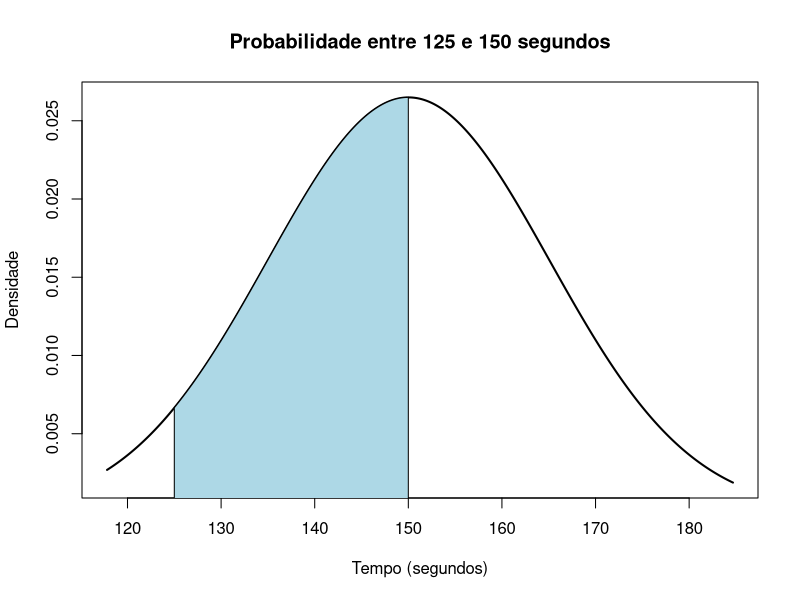
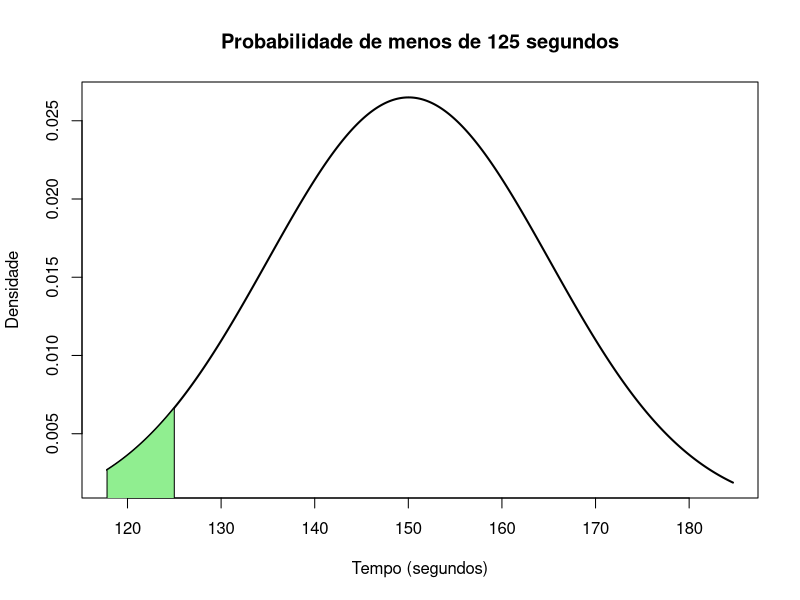
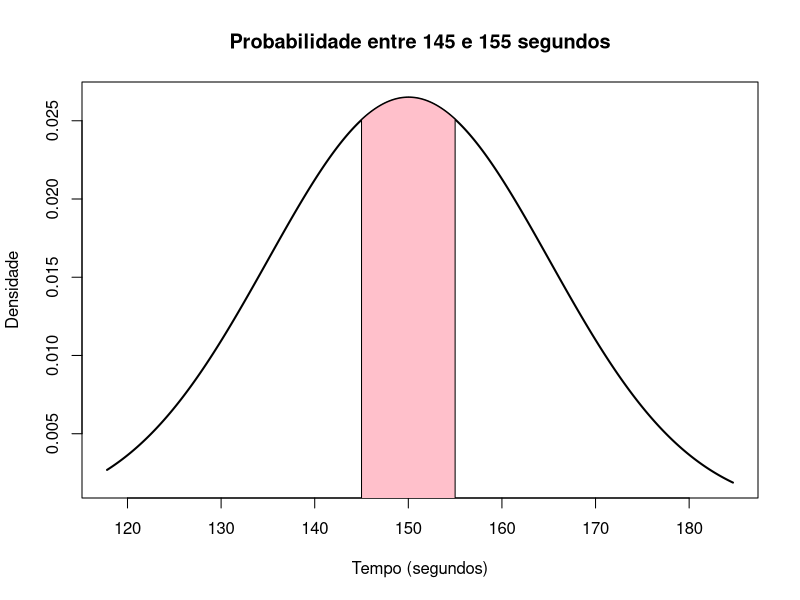
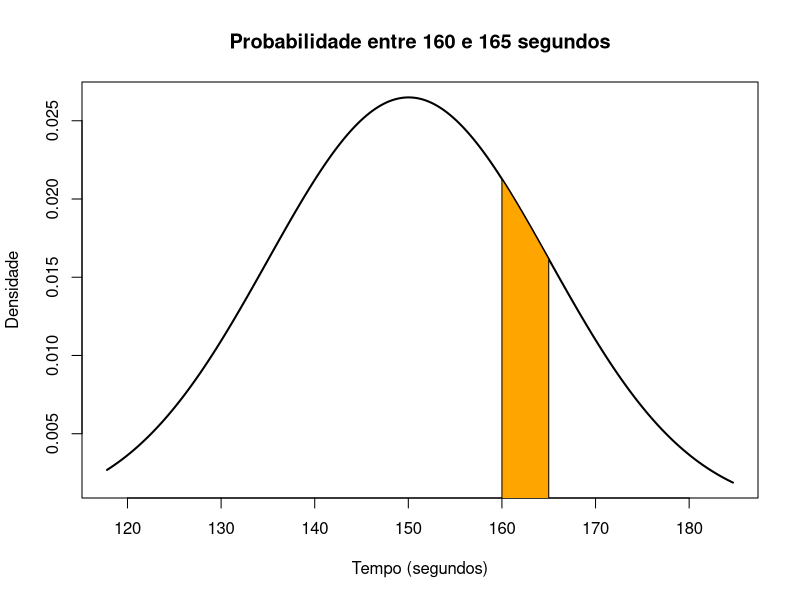
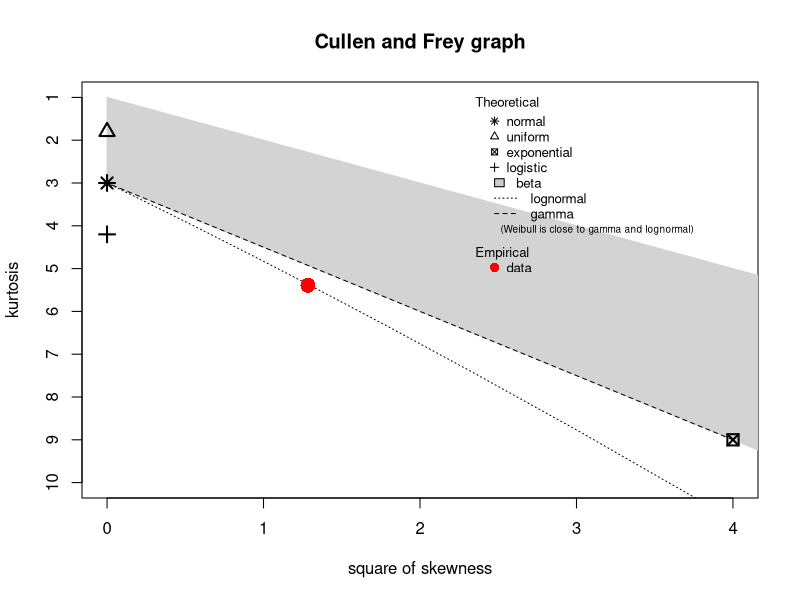
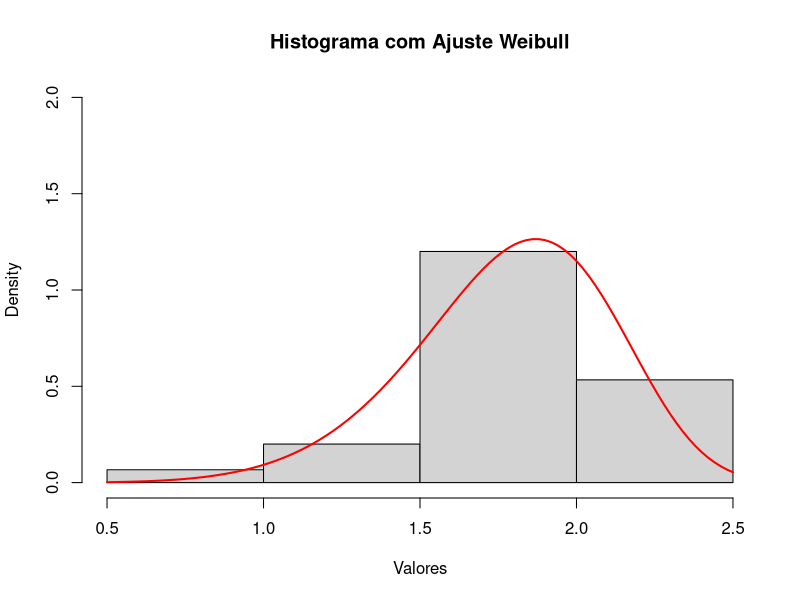
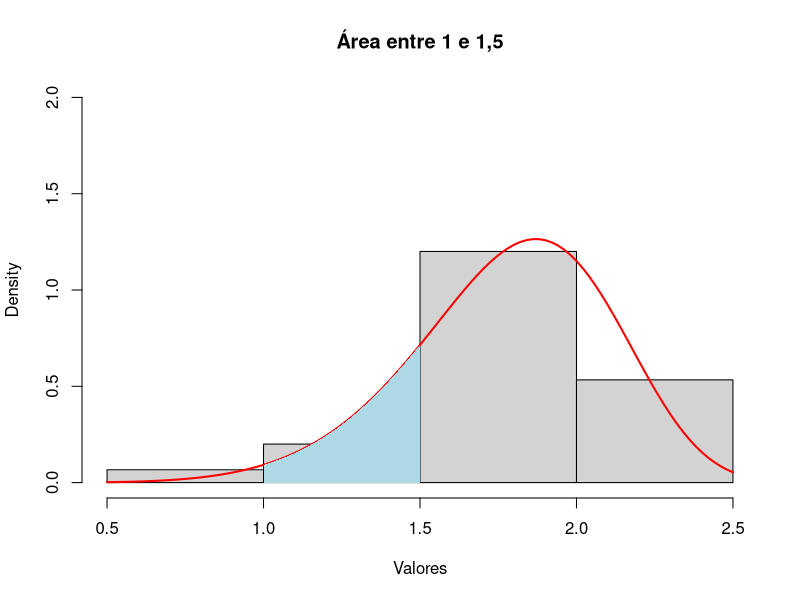
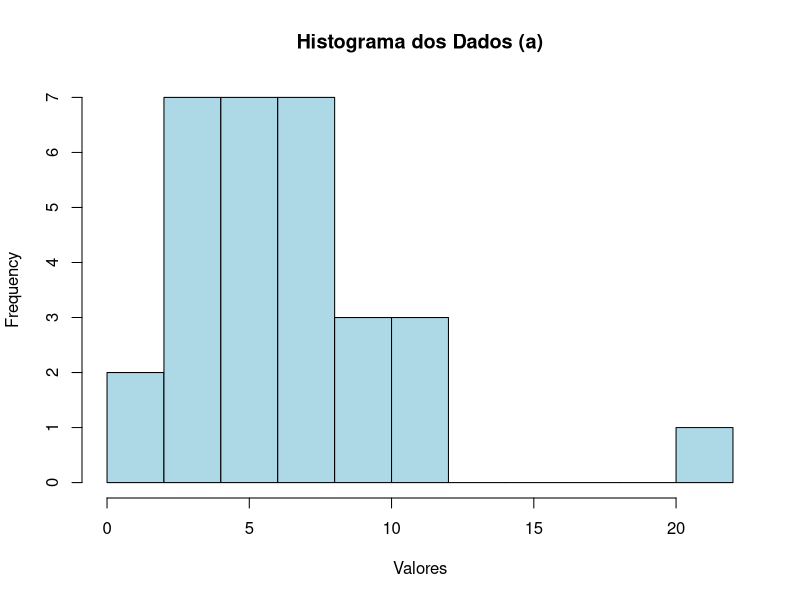

These figures' R source, in order:
## ---- chunk 1
dados <- c(149.3355, 140.3779, 145.7254, 149.8931, 139.6168, 149.1934, 129.6147, 134.7523, 167.8030, 171.7407, 
           157.5422, 160.2664, 155.4553, 142.5989, 134.9844, 148.5172, 163.1447, 131.0138, 130.2423, 167.2239, 
           149.4015, 145.6802, 160.3472, 121.1775, 136.7295, 162.2381, 150.7192, 117.8144, 137.3630, 158.6373, 
           168.0833, 133.9263, 150.9102, 149.4811, 167.4367, 178.0970, 138.4903, 148.6764, 181.0990, 167.3345, 
           147.0679, 156.1410, 148.8734, 140.9484, 147.6408, 134.5726, 184.6812, 134.6648, 146.8130, 167.4161)
## ---- chunk 2
ks.test(dados, "pnorm", mean=mean(dados), sd=sd(dados))
## ---- chunk 3
shapiro.test(dados)
## ---- chunk 4
library(nortest)
ad.test(dados)
## ---- chunk 5
lillie.test(dados)
## ---- chunk 6
media <- mean(dados)
desvio <- sd(dados)
media
desvio
## ---- chunk 7
prob_b <- pnorm(150, mean=media, sd=desvio) - pnorm(125, mean=media, sd=desvio)
prob_b
## ---- chunk 8
x <- seq(min(dados), max(dados), length=1000)
y <- dnorm(x, mean=media, sd=desvio)
plot(x, y, type="l", lwd=2, ylab="Densidade", xlab="Tempo (segundos)", main="Probabilidade entre 125 e 150 segundos")
polygon(c(125, seq(125, 150, length=100), 150), c(0, dnorm(seq(125, 150, length=100), mean=media, sd=desvio), 0), col="lightblue")
## ---- chunk 9
prob_c <- pnorm(125, mean=media, sd=desvio)
prob_c
## ---- chunk 10
plot(x, y, type="l", lwd=2, ylab="Densidade", xlab="Tempo (segundos)", main="Probabilidade de menos de 125 segundos")
polygon(c(min(x), seq(min(x), 125, length=100), 125), c(0, dnorm(seq(min(x), 125, length=100), mean=media, sd=desvio), 0), col="lightgreen")
## ---- chunk 11
prob_d <- pnorm(155, mean=media, sd=desvio) - pnorm(145, mean=media, sd=desvio)
prob_d
## ---- chunk 12
plot(x, y, type="l", lwd=2, ylab="Densidade", xlab="Tempo (segundos)", main="Probabilidade entre 145 e 155 segundos")
polygon(c(145, seq(145, 155, length=100), 155), c(0, dnorm(seq(145, 155, length=100), mean=media, sd=desvio), 0), col="pink")
## ---- chunk 13
prob_e <- pnorm(165, mean=media, sd=desvio) - pnorm(160, mean=media, sd=desvio)
prob_e
## ---- chunk 14
plot(x, y, type="l", lwd=2, ylab="Densidade", xlab="Tempo (segundos)", main="Probabilidade entre 160 e 165 segundos")
polygon(c(160, seq(160, 165, length=100), 165), c(0, dnorm(seq(160, 165, length=100), mean=media, sd=desvio), 0), col="orange")
## ---- chunk 15
dados <- c(1.9993382, 1.4414849, 2.1477166, 2.1087828, 2.1342892, 2.1844835, 1.5091879, 2.0467623, 1.0642741, 
           2.1302612, 1.8389897, 1.8924614, 1.9316041, 1.5602204, 1.6991884, 1.7228081, 1.5197833, 1.7659242, 
           0.6914335, 1.4598759, 2.0017607, 1.5139209, 1.8334780, 1.8847480, 1.9072389, 1.6294414, 1.9068617, 
           1.7744973, 2.4300455, 1.8958270)
## ---- chunk 16
library(fitdistrplus)
## ---- chunk 17
descdist(dados, discrete = FALSE)
## ---- chunk 18
ajuste_weibull <- fitdist(dados, "weibull")
## ---- chunk 19
ajuste_gamma <- fitdist(dados, "gamma")
## ---- chunk 20
ajuste_lognormal <- fitdist(dados, "lnorm")
## ---- chunk 21
aic_values <- data.frame(
  Distribuição = c("Weibull", "Gamma", "Lognormal"),
  AIC = c(ajuste_weibull$aic, ajuste_gamma$aic, ajuste_lognormal$aic)
)
aic_values
## ---- chunk 22
ks.test(dados, "pweibull", shape=ajuste_weibull$estimate["shape"], scale=ajuste_weibull$estimate["scale"])
## ---- chunk 23
ks.test(dados, "pgamma", shape=ajuste_gamma$estimate["shape"], rate=ajuste_gamma$estimate["rate"])
## ---- chunk 24
ks.test(dados, "plnorm", meanlog=ajuste_lognormal$estimate["meanlog"], sdlog=ajuste_lognormal$estimate["sdlog"])
## ---- chunk 25
hist(dados, freq=FALSE, main="Histograma com Ajuste Weibull", xlab="Valores", ylim=c(0, 2))
curve(dweibull(x, shape=ajuste_weibull$estimate["shape"], scale=ajuste_weibull$estimate["scale"]), 
      col="red", lwd=2, add=TRUE)
## ---- chunk 26
integrate(function(x) dweibull(x, shape=ajuste_weibull$estimate["shape"], scale=ajuste_weibull$estimate["scale"]), 
          lower=0, upper=Inf)
## ---- chunk 27
prob_intervalo <- pweibull(1.5, shape=ajuste_weibull$estimate["shape"], scale=ajuste_weibull$estimate["scale"]) - 
                  pweibull(1, shape=ajuste_weibull$estimate["shape"], scale=ajuste_weibull$estimate["scale"])
prob_intervalo
## ---- chunk 28
hist(dados, freq=FALSE, main="Área entre 1 e 1,5", xlab="Valores", ylim=c(0, 2))
curve(dweibull(x, shape=ajuste_weibull$estimate["shape"], scale=ajuste_weibull$estimate["scale"]), 
      col="red", lwd=2, add=TRUE)
x_seq <- seq(1, 1.5, length=100)
y_seq <- dweibull(x_seq, shape=ajuste_weibull$estimate["shape"], scale=ajuste_weibull$estimate["scale"])
polygon(c(1, x_seq, 1.5), c(0, y_seq, 0), col="lightblue", border=NA)
## ---- chunk 29
inflacao <- c(5.91, 6.41, 10.67, 6.29, 2.95, 3.75, 4.31, 4.52, 10.06, 5.79)
## ---- chunk 30
shapiro.test(inflacao)
## ---- chunk 31
lillie.test(inflacao)
## ---- chunk 32
media_inf <- mean(inflacao)
desvio_inf <- sd(inflacao)
n <- length(inflacao)
erro_padrao <- desvio_inf / sqrt(n)
## ---- chunk 33
t_critico <- qt(0.995, df=n-1)
limite_inferior <- media_inf - t_critico * erro_padrao
limite_superior <- media_inf + t_critico * erro_padrao
c(limite_inferior, limite_superior)
## ---- chunk 34
erro_max <- 1.5
t_necessario <- erro_max / erro_padrao
## ---- chunk 35
nivel_conf <- 2*(1 - pt(t_necessario, df=n-1))
nivel_conf
## ---- chunk 36
alfa <- 0.10
chi2_inferior <- qchisq(alfa/2, df=n-1)
chi2_superior <- qchisq(1 - alfa/2, df=n-1)
limite_inferior <- sqrt((n-1)*desvio_inf^2 / chi2_superior)
limite_superior <- sqrt((n-1)*desvio_inf^2 / chi2_inferior)
c(limite_inferior, limite_superior)
## ---- chunk 37
inflacao_historica <- c(8.94, 6, 12.53, 7.67, 12.53, 7.6, 7.6, 5.69, 3.14, 4.46, 5.9, 4.31, 
                        5.91, 6.41, 10.67, 6.29, 2.95, 3.75, 4.31, 4.52, 10.06, 5.79, 5.79, 5.79)
## ---- chunk 38
shapiro.test(inflacao_historica)
## ---- chunk 39
lillie.test(inflacao_historica)
## ---- chunk 40
knitr::opts_chunk$set(echo = TRUE)
## ---- chunk 41
dados_a <- c(20.8625807,  7.2445709,  4.4659396,  3.2712081,  4.9300651,  5.7444213,  6.6700987,
             11.1750446,  2.3753017,  3.5425386,  0.5978486,  6.8869953,  6.1102197,  8.2716973,
             9.7465462,  3.3991988,  1.8557047, 11.3983705,  3.6847590,  2.3327479,  6.1364329,
             4.4686122,  7.8007834,  4.7649257,  3.8829371,  5.9986131,  5.5163819,  9.6951710,
             10.1645820,  6.1304865)
## ---- chunk 42
summary(dados_a)
hist(dados_a, breaks=10, col="lightblue", main="Histograma dos Dados (a)", xlab="Valores")
## ---- chunk 43
ajuste_weibull_a <- fitdist(dados_a, "weibull")
ajuste_gamma_a <- fitdist(dados_a, "gamma")
ajuste_lognormal_a <- fitdist(dados_a, "lnorm")
ajuste_normal_a <- fitdist(dados_a, "norm")
## ---- chunk 44
aic_values_a <- data.frame(
  Distribuição = c("Weibull", "Gamma", "Lognormal", "Normal"),
  AIC = c(ajuste_weibull_a$aic, ajuste_gamma_a$aic, ajuste_lognormal_a$aic, ajuste_normal_a$aic)
)
aic_values_a
## ---- chunk 45
ks.test(dados_a, "pgamma", shape=ajuste_gamma_a$estimate["shape"], rate=ajuste_gamma_a$estimate["rate"])
## ---- chunk 46
hist(dados_a, breaks=10, freq=FALSE, col="lightblue", main="Ajuste da Distribuição Gamma", xlab="Valores")
curve(dgamma(x, shape=ajuste_gamma_a$estimate["shape"], rate=ajuste_gamma_a$estimate["rate"]), 
      col="red", lwd=2, add=TRUE)
legend("topright", legend="Distribuição Gamma", col="red", lwd=2)
## ---- chunk 47
dados_b <- c(1.4940354, 2.0164275, 1.9513521, 1.5298282, 0.6815670, 2.4267801, 0.6762800, 1.7018986,
             4.1632638, 2.5472784, 2.2174151, 0.6058986, 1.7432601, 1.1199216, 1.7135932, 2.8758657,
             0.8537880, 1.5511504, 2.3262178, 2.3267933, 1.3916375, 4.7439947, 2.1864812, 2.0269031,
             1.7489244, 1.8191036, 2.0845146, 1.2229195, 1.0115042, 2.7931222)
## ---- chunk 48
summary(dados_b)
hist(dados_b, breaks=10, col="lightgreen", main="Histograma dos Dados (b)", xlab="Valores")
## ---- chunk 49
ajuste_weibull_b <- fitdist(dados_b, "weibull")
ajuste_gamma_b <- fitdist(dados_b, "gamma")
ajuste_lognormal_b <- fitdist(dados_b, "lnorm")
ajuste_normal_b <- fitdist(dados_b, "norm")
## ---- chunk 50
aic_values_b <- data.frame(
  Distribuição = c("Weibull", "Gamma", "Lognormal", "Normal"),
  AIC = c(ajuste_weibull_b$aic, ajuste_gamma_b$aic, ajuste_lognormal_b$aic, ajuste_normal_b$aic)
)
aic_values_b
## ---- chunk 51
ks.test(dados_b, "pweibull", shape=ajuste_weibull_b$estimate["shape"], scale=ajuste_weibull_b$estimate["scale"])
## ---- chunk 52
hist(dados_b, breaks=10, freq=FALSE, col="lightgreen", main="Ajuste da Distribuição Weibull", xlab="Valores")
curve(dweibull(x, shape=ajuste_weibull_b$estimate["shape"], scale=ajuste_weibull_b$estimate["scale"]), 
      col="blue", lwd=2, add=TRUE)
legend("topright", legend="Distribuição Weibull", col="blue", lwd=2)
## ---- chunk 53
dados_c <- c(9.534149, 12.878719, 35.635908, 39.158389, 10.091099, 133.714299, 15.684000, 3.179206,
             16.073085, 57.767201, 29.543033, 24.672685, 11.955565, 2.132028, 17.455254, 20.569096,
             6.293823, 22.717485, 83.353863, 18.544482, 66.437399, 4.616951, 18.931367, 1.464430,
             21.180916, 179.315876, 24.941790, 14.105447, 7.680880, 17.688369)
## ---- chunk 54
summary(dados_c)
hist(dados_c, breaks=10, col="lightcoral", main="Histograma dos Dados (c)", xlab="Valores")
## ---- chunk 55
ajuste_weibull_c <- fitdist(dados_c, "weibull")
ajuste_gamma_c <- fitdist(dados_c, "gamma")
ajuste_lognormal_c <- fitdist(dados_c, "lnorm")
ajuste_normal_c <- fitdist(dados_c, "norm")
## ---- chunk 56
aic_values_c <- data.frame(
  Distribuição = c("Weibull", "Gamma", "Lognormal", "Normal"),
  AIC = c(ajuste_weibull_c$aic, ajuste_gamma_c$aic, ajuste_lognormal_c$aic, ajuste_normal_c$aic)
)
aic_values_c
## ---- chunk 57
ks.test(dados_c, "plnorm", meanlog=ajuste_lognormal_c$estimate["meanlog"], sdlog=ajuste_lognormal_c$estimate["sdlog"])
## ---- chunk 58
hist(dados_c, breaks=10, freq=FALSE, col="lightcoral", main="Ajuste da Distribuição Lognormal", xlab="Valores")
curve(dlnorm(x, meanlog=ajuste_lognormal_c$estimate["meanlog"], sdlog=ajuste_lognormal_c$estimate["sdlog"]), 
      col="purple", lwd=2, add=TRUE)
legend("topright", legend="Distribuição Lognormal", col="purple", lwd=2)
## ---- chunk 59
dados_d <- c(4.391658,  5.364267, 10.707930,  5.431008,  6.904122,  6.960462, 12.741468,  8.094473,  7.255829,
             8.434530,  9.747057,  6.440681,  7.623020,  9.276933,  8.711818,  5.250229,  6.482474,  3.478216,
             9.717008,  9.317296,  9.011653, 11.758927, 10.844472,  9.644711,  7.541715,  7.561009, 10.034726,
             9.654606,  6.222452,  5.207637)
## ---- chunk 60
summary(dados_d)
hist(dados_d, breaks=10, col="lightyellow", main="Histograma dos Dados (d)", xlab="Valores")
## ---- chunk 61
ajuste_weibull_d <- fitdist(dados_d, "weibull")
ajuste_gamma_d <- fitdist(dados_d, "gamma")
ajuste_lognormal_d <- fitdist(dados_d, "lnorm")
ajuste_normal_d <- fitdist(dados_d, "norm")
## ---- chunk 62
aic_values_d <- data.frame(
  Distribuição = c("Weibull", "Gamma", "Lognormal", "Normal"),
  AIC = c(ajuste_weibull_d$aic, ajuste_gamma_d$aic, ajuste_lognormal_d$aic, ajuste_normal_d$aic)
)
aic_values_d
## ---- chunk 63
ks.test(dados_d, "pnorm", mean=ajuste_normal_d$estimate["mean"], sd=ajuste_normal_d$estimate["sd"])
## ---- chunk 64
hist(dados_d, breaks=10, freq=FALSE, col="lightyellow", main="Ajuste da Distribuição Normal", xlab="Valores")
curve(dnorm(x, mean=ajuste_normal_d$estimate["mean"], sd=ajuste_normal_d$estimate["sd"]), 
      col="darkgreen", lwd=2, add=TRUE)
legend("topright", legend="Distribuição Normal", col="darkgreen", lwd=2)
## ---- chunk 65
dados_e <- c(3.816942, 4.123619, 4.575150, 3.214129, 4.854917, 3.647232, 4.003734, 3.261923)
## ---- chunk 66
summary(dados_e)
hist(dados_e, breaks=10, col="lightgray", main="Histograma dos Dados (e)", xlab="Valores")
## ---- chunk 67
ajuste_weibull_e <- fitdist(dados_e, "weibull")
ajuste_gamma_e <- fitdist(dados_e, "gamma")
ajuste_lognormal_e <- fitdist(dados_e, "lnorm")
ajuste_normal_e <- fitdist(dados_e, "norm")
## ---- chunk 68
aic_values_e <- data.frame(
  Distribuição = c("Weibull", "Gamma", "Lognormal", "Normal"),
  AIC = c(ajuste_weibull_e$aic, ajuste_gamma_e$aic, ajuste_lognormal_e$aic, ajuste_normal_e$aic)
)
aic_values_e
## ---- chunk 69
ks.test(dados_e, "pnorm", mean=ajuste_normal_e$estimate["mean"], sd=ajuste_normal_e$estimate["sd"])
## ---- chunk 70
hist(dados_e, breaks=10, freq=FALSE, col="lightgray", main="Ajuste da Distribuição Normal", xlab="Valores")
curve(dnorm(x, mean=ajuste_normal_e$estimate["mean"], sd=ajuste_normal_e$estimate["sd"]), 
      col="orange", lwd=2, add=TRUE)
legend("topright", legend="Distribuição Normal", col="orange", lwd=2)
